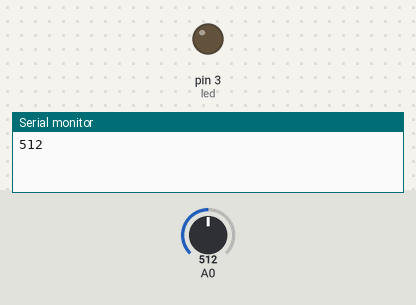
Bench run of a sketch on a simulated Arduino Uno, built with avr-gcc and run on an emulated ATmega328P. Shown: output pins drawn as LEDs (lit = HIGH), the last lines printed to the serial monitor. The inputs (shaded band) are chosen by the test bench; at power-on: A0 = 512.

Above: at 0.1 s.
At 0.6 s:
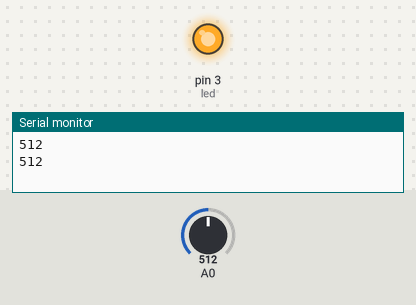
Timing chart, 0 to 2.1 s (numbered marks = the images above):
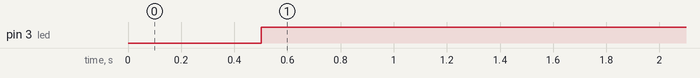

The sketch:

LDR_uyg5.ino
```cpp
#define led 3

void setup() {

  pinMode(led, OUTPUT);
  Serial.begin(9600);
}

void loop() {

  int isik = analogRead(A0);
  Serial.println(isik);
  delay(500);

  if(isik > 900){
    digitalWrite(led, LOW);
  }
  if(isik < 750){
    digitalWrite(led, HIGH);
  }

}
```

Measured:
- by itself, pin 3 (led): LOW → HIGH at 0.50 s
